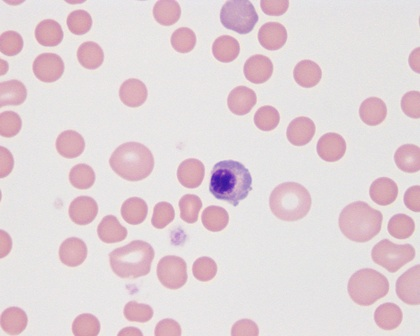
%> input picture matlab_project/matlabProject/belajar/Kasus8.jpg, 420 x 336 px, shrunk from 800 x 640 before the run
$ octave belajar.m   (GNU Octave 9; MATLAB toolbox functions it lacks are replaced by stand-ins)
%> lines starting %> are read from the running program, lines starting %| are printed output that depends on the picture; in (x1, y1, x2, y2) boxes, pixels count from 0 and x2, y2 are one past the last pixel; in counts of white or black regions, pixels touching at a corner belong together; the program's own positions count from 1
### matlab_project/matlabProject/belajar/gausianKernel.m
function kernel = gausianKernel
x = [-4 -3 -2 -1 0 1 2 3 4]
y = -4:1:4
sigma = 1

kernel = zeros(9,9)
n = length(x)

for i=1:n
    for j=1:n
        kernel(i,j) = (1/(2*pi*(sigma^2)))*exp(-((x(i)^2+y(j)^2)/(2*sigma^2)));
    end
end

### matlab_project/matlabProject/belajar/belajar.m
img = imread('kasus8.jpg');
%> img is the input picture: size 336x420x3 uint8; mean R, G, B 226.9, 213.2, 217.7
img2 = rgb2gray(img);
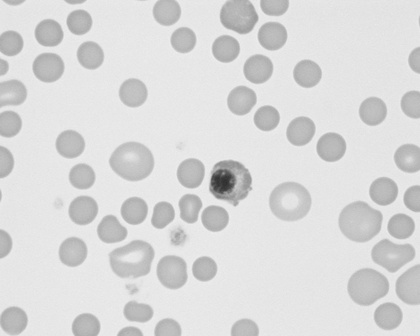
%> img2: size 336x420 uint8; min 45, max 239, mean 217.8
figure, subplot(1,2,1), imshow(img), title('image ori'),...
    subplot(1,2,2), imshow(img2), title('image gray');

h = gausianKernel
G = conv2(double(img2),h,'same');
G = uint8(G);
%> G: size 336x420 uint8
figure, subplot(1,2,1),imshow(img2),title('image gray'),...
    subplot(1,2,2),imshow(G),title('Gausian Filtered')

[baris,kolom] = size(G);
%> baris = 336; kolom = 420
im = zeros(baris,kolom);
level = graythresh(G)*256;
%> level = 206.8
for i = 1:baris
    for j = 1:kolom
        if G(i,j) < level
            im(i,j) = 1;
        end;
    end
end;
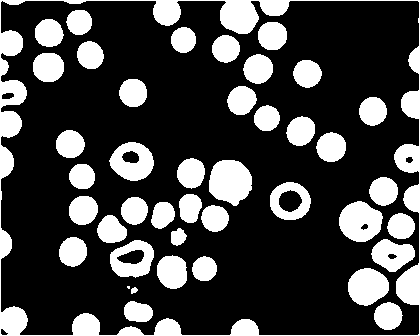
%> im: size 336x420 double; values 0 (black) and 1 (white), 26.4% white; 42 white regions (1 under 20 px), largest, box (x1, y1, x2, y2) and area: (0, 0, 420, 336) 10109, (209, 160, 252, 206) 1512, (339, 201, 383, 242) 1319
figure, subplot(1,2,1), imshow(img2), title('image gray'),...
    subplot(1,2,2), imshow(im), title('otsu');

Z = im2bw(im);


[L,num] = bwlabel(Z,4);
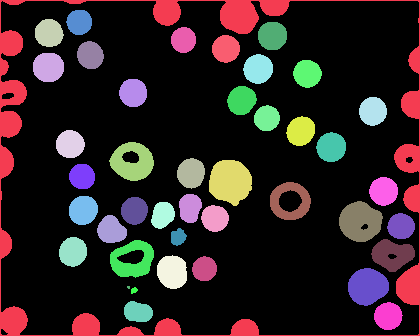
%> L: size 336x420 double; 43 distinct labels, from 0 to 42; one colour per label, 0 black
%> num = 42
X = imfill(L,'holes');
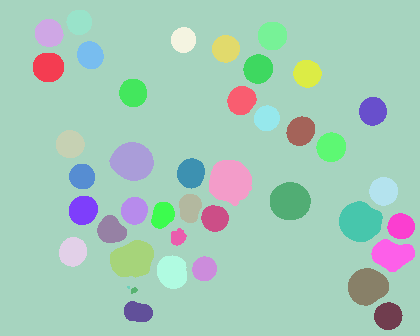
%> X: size 336x420 double; 42 distinct labels, from 1 to 42; one colour per label, 0 black
figure, subplot(1,2,1), imshow(Z), title('imfill'),...
    subplot(1,2,2), imshow(X), title('labelled');
num
%> num = 42
